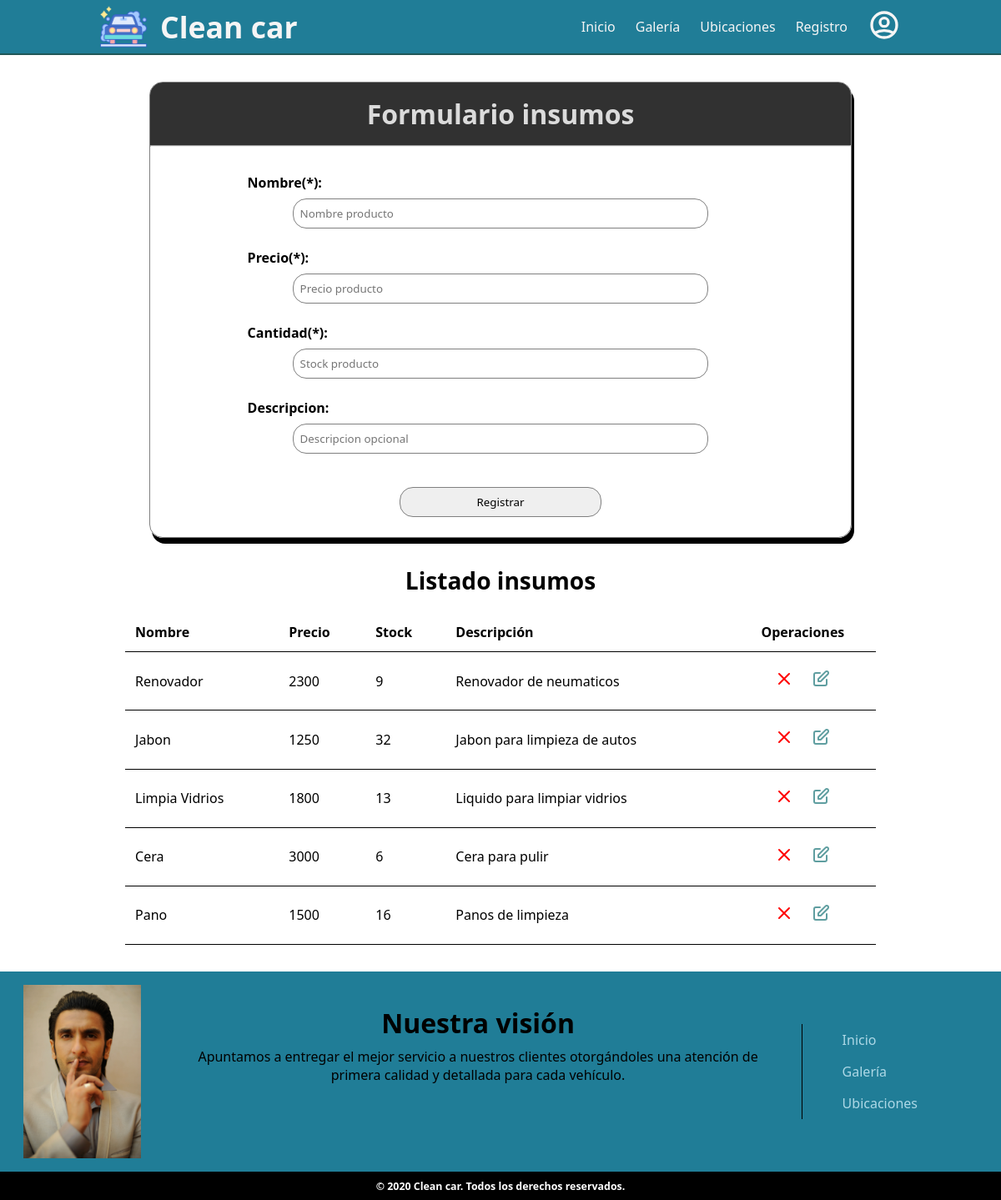
The page /admin_insumos/ (signed in) on the database its author committed.
### CleanCar/models.py (models this page shows, shortened)
class Insumo(models.Model):
    name        = models.CharField(max_length=120, primary_key=True)
    precio      = models.IntegerField()
    stock       = models.IntegerField()
    descripcion = models.TextField(max_length=200)

class Vision(models.Model):
    name        = models.CharField(max_length=20, primary_key=True)
    descripcion = models.TextField()

### CleanCar/views.py (the view, shortened to what this page needs)
# urls.py: path('admin_insumos/', admin_insumos, name='ADM_INSUMOS'),
@login_required(login_url='/login')
@permission_required('CleanCar.add_insumo', login_url='/login/')
def admin_insumos(request):
    vision = Vision.objects.first()
    insumo = Insumo.objects.all()
    return render(request, 'personal/adm_insumos.html', {'lista_insumos':insumo, 'vision':vision})

### CleanCar/templates/personal/adm_insumos.html (shortened to what this page needs)
{% extends 'web/base.html'%}
{% load static %}
{% block estilos %}
    <link rel="stylesheet" href="{% static 'css/form_style.css' %}">
    <link rel="stylesheet" href="{% static 'css/insumos_style.css' %}">
{% endblock estilos %}
{% block contenido %}
    <div class="content">
        <div class="formulario">
            <h1>Formulario insumos</h1>
            <hr>
            <form id="formInsumos" action="" method="POST">
                <div class="grupo">
                    <h4>Nombre(*):</h4>
                    <input class="borde" type="text" name="nombre" id="txtNombre" placeholder="Nombre producto" pattern="[A-Za-z]+" required>
                </div>
                <div class="grupo">
                    <h4>Precio(*):</h4>
                    <input class="borde" type="text" name="precio" id="txtPrecio" placeholder="Precio producto" pattern="[0-9]+" required>
                </div>
                <div class="grupo">
                    <h4>Cantidad(*):</h4>
                    <input class="borde" type="number" name="stock" id="txtStock" placeholder="Stock producto" min="0" required>
                </div>
                <div class="grupo">
                    <h4>Descripcion:</h4>
                    <input class="borde" type="text" name="descripcion" id="txtDescripcion" placeholder="Descripcion opcional" pattern="[A-Za-z]+">
                </div>
                <button type="submit" name="accion" value="registrar">Registrar</button>
            </form>
        </div>
        <div class="listado-insumos">
            <h1>Listado insumos</h1>
            <table class="lista-insumos">
                <tr>
                    <td>Nombre</td>
                    <td>Precio</td>
                    <td>Stock</td>
                    <td>Descripción</td>
                    <td>Operaciones</td>
                </tr>
                {% for item in lista_insumos %}
                <tr>
                    <td>{{item.name}}</td>
                    <td>{{item.precio}}</td>
                    <td>{{item.stock}}</td>
                    <td>{{item.descripcion}}</td>
                    <td>
                        <a onclick="confirmar('{{item.name}}')">
                            <svg xmlns="http://www.w3.org/2000/svg" fill="none" viewBox="0 0 24 24" stroke="currentColor">
                                <path stroke-linecap="round" stroke-linejoin="round" stroke-width="2" d="M6 18L18 6M6 6l12 12" />
                            </svg>
                        </a>
                        <a href="{% url 'MODIFICAR' item.name %}">
                            <svg xmlns="http://www.w3.org/2000/svg" fill="none" viewBox="0 0 24 24" stroke="currentColor">
                                <path stroke-linecap="round" stroke-linejoin="round" stroke-width="2" d="M11 5H6a2 2 0 00-2 2v11a2 2 0 002 2h11a2 2 0 002-2v-5m-1.414-9.414a2 2 0 112.828 2.828L11.828 15H9v-2.828l8.586-8.586z" />
                            </svg>
                        </a>
                    </td>
                </tr>
                {% endfor %}
            </table>
        </div>
    </div>
{% endblock contenido %}

### CleanCar/templates/web/base.html (shortened to what this page needs)
<!DOCTYPE html>
<html lang="en">
{% load static %}
<head>
    <link rel="stylesheet" href="https://cdnjs.cloudflare.com/ajax/libs/font-awesome/4.7.0/css/font-awesome.min.css">
    <link rel="stylesheet" href="{% static 'css/style.css' %}">
    {% block estilos %}
    {% endblock estilos %}
</head>
<body>
    <div id="header">
        <nav>
            <a class="logo" href="{% url 'INDEX' %}">
                <img src="{% static 'img/logo.png' %}" alt="">
                <h1>Clean car</h1>
            </a>
            <div>
            <ul id="nav-links">
                <li><a href="{% url 'INDEX' %}">Inicio</a></li>
                <li><a href="{% url 'GALERIA' %}">Galería</a></li>
                <li><a href="{% url 'UBICACIONES' %}">Ubicaciones</a></li>
                <li><a href="{% url 'FORMULARIO' %}">Registro</a></li>
                {% if user.is_authenticated %}
                    <div class="dropdown">
                    </div>
                {% else %}
                    <li><a href="{% url 'LOGIN' %}">Iniciar sesión </a></li>
                {% endif %}
            </ul>
            </div>
        </nav>
    </div>
    {% block contenido %}
    {% endblock contenido %}
    <footer class="footer">
        <div id="footer">
            <div class="contenido">
                <div>
                    <img src="{% static 'img/footer.jpg' %}" alt="">
                    <div id="vision" class="texto">
                        <h1>Nuestra visión</h1>
                        <p>{{vision.descripcion}}</p>
                    </div>
                    <ul>
                        <li><a href="{% url 'INDEX' %}">Inicio</a></li>
                        <li><a href="{% url 'GALERIA' %}">Galería</a></li>
                        <li><a href="{% url 'UBICACIONES' %}">Ubicaciones</a></li>
                    </ul>
                </div>
            </div>
            <div class="bottom">
                <h4>© 2020 Clean car.  Todos los derechos reservados.</h4>
            </div>
        </div>
    </footer>
</body>
</html>

### CleanCar/static/css/style.css (style rules this page uses)
* { margin: 0; font-family: 'Segoe UI', Tahoma, Geneva, Verdana, sans-serif; }
html, body { height: 100%; }
body { display: flex; flex-direction: column; }
.content { flex: 1 0 auto; }
.footer { flex-shrink: 0; }
#header { border-bottom: 2.5px solid rgb(32, 87, 87); background-color: rgb(32, 125, 151); }
#header nav { display: flex; justify-content: space-between; align-items: center; width: 90%; height: 3rem; margin: auto; }
#header nav .logo { display: flex; align-items: center; text-decoration: none; }
#header nav .logo img { width: 2.5rem; margin-right: 1rem; }
#header nav h1 { font-size: 1.255rem; color: whitesmoke; }
#nav-links { display: none; }
#footer { margin-top: 2rem; background-color: rgb(32, 125, 151); }
#footer .contenido { border-bottom: 1px solid black; }
#footer .contenido div { width: 98%; margin: auto; align-items: center; }
#footer .contenido div img { width: 10rem; height: 13rem; object-fit: cover; display: flex; margin: auto; padding: 2rem; }
#footer .contenido div .texto { display: block; align-self: baseline; text-align: center; }
#footer .contenido div .texto h1 { width: fit-content; margin: auto; padding-bottom: 0.5rem; }
#footer .contenido div .texto p { width: fit-content; margin: auto; padding-left: 2.5rem; padding-right: 2.5rem; }
#footer .contenido div ul { list-style: none; display: flex; width: 95%; margin: auto; padding-left: 0; }
#footer .contenido div ul li { padding: 0.5rem; flex-grow: 1; text-align: center; margin-top: 2rem; }
#footer .contenido div ul li a { text-decoration: none; font-size: 1rem; color: lightblue; }
#footer .bottom { background-color: black; }
#footer .bottom h4 { width: fit-content; margin: auto; font-size: 0.775rem; padding: 0.5rem; color: white; }
@media (min-width: 640px) { #footer .contenido div img { width: 13rem; height: 15rem; } }
@media (min-width: 640px) { #footer .contenido div ul { width: 70%; } }
@media (min-width: 768px) { #nav-links { list-style: none; display: flex; align-items: center; color: whitesmoke; } }
@media (min-width: 768px) { #nav-links li { padding-right: 1.5rem; } }
@media (min-width: 768px) { #nav-links a { text-decoration: none; color: whitesmoke; } }
@media (min-width: 768px) { .dropbtn { width: 2.5rem; cursor: pointer; } }
@media (min-width: 768px) { .dropdown { position: relative; display: inline-block; } }
@media (min-width: 768px) { #footer .contenido div img { width: 10rem; height: 13rem; margin: 1rem; padding: 0; } }
@media (min-width: 768px) { #footer .contenido div .texto { margin: 2.5rem; } }
@media (min-width: 768px) { #footer .contenido div .texto p { padding-left: 0; padding-right: 0; } }
@media (min-width: 768px) { #footer .contenido div { display: flex; justify-content: space-between; } }
@media (min-width: 768px) { #footer .contenido div ul { border-left: 1px solid black; padding-right: 5rem; padding-left: 2.5rem; display: block; width: fit-content; margin: 0; } }
@media (min-width: 768px) { #footer .contenido div ul li { text-align: left; margin-top: 0; } }
@media (min-width: 1024px) { #header nav { height: 4rem; width: 80%; } }
@media (min-width: 1024px) { #header nav h1 { font-size: 2.225rem; } }
@media (min-width: 1024px) { #header nav .logo img { width: 3.5rem; } }
@media (min-width: 1024px) { #nav-links li a { font-size: 1rem; } }

### CleanCar/static/css/insumos_style.css (style rules this page uses)
.listado-insumos h1 { text-align: center; font-weight: bold; margin: 1.255rem; font-size: 1.5rem; }
.lista-insumos { margin: auto; width: 95%; font-size: 0.625rem; border-collapse: collapse; }
.lista-insumos tr { border-bottom: 1px solid black; }
.lista-insumos tr:first-child { font-weight: bold; }
.lista-insumos td { padding: 0.5rem; }
.lista-insumos td:last-child { text-align: center; }
.lista-insumos a { color: cadetblue; text-decoration: none; cursor: pointer; }
.lista-insumos a:first-child { color: red; }
.lista-insumos svg { width: 1rem; margin: 0.5rem; }
@media (min-width: 640px) { .lista-insumos { width: 90%; font-size: 1rem; } }
@media (min-width: 640px) { .lista-insumos td { padding: 0.755rem; } }
@media (min-width: 640px) { .lista-insumos svg { width: 1.255rem; } }
@media (min-width: 768px) { .lista-insumos { width: 85%; } }
@media (min-width: 768px) { .lista-insumos svg { width: 1.5rem; } }
@media (min-width: 1024px) { .listado-insumos h1 { font-size: 1.755rem; } }
@media (min-width: 1024px) { .lista-insumos { width: 75%; } }

### rows shown on the page
Insumo: name "Renovador", precio "2300", stock "9", descripcion "Renovador de neumaticos"
Insumo: name "Jabon", precio "1250", stock "32", descripcion "Jabon para limpieza de autos"
Insumo: name "Limpia Vidrios", precio "1800", stock "13", descripcion "Liquido para limpiar vidrios"
Insumo: name "Cera", precio "3000", stock "6", descripcion "Cera para pulir"
Insumo: name "Pano", precio "1500", stock "16", descripcion "Panos de limpieza"
Vision: descripcion "Apuntamos a entregar el mejor servicio a nuestros clientes otorgándoles una atención de primera calidad y detallada para cada vehículo."
